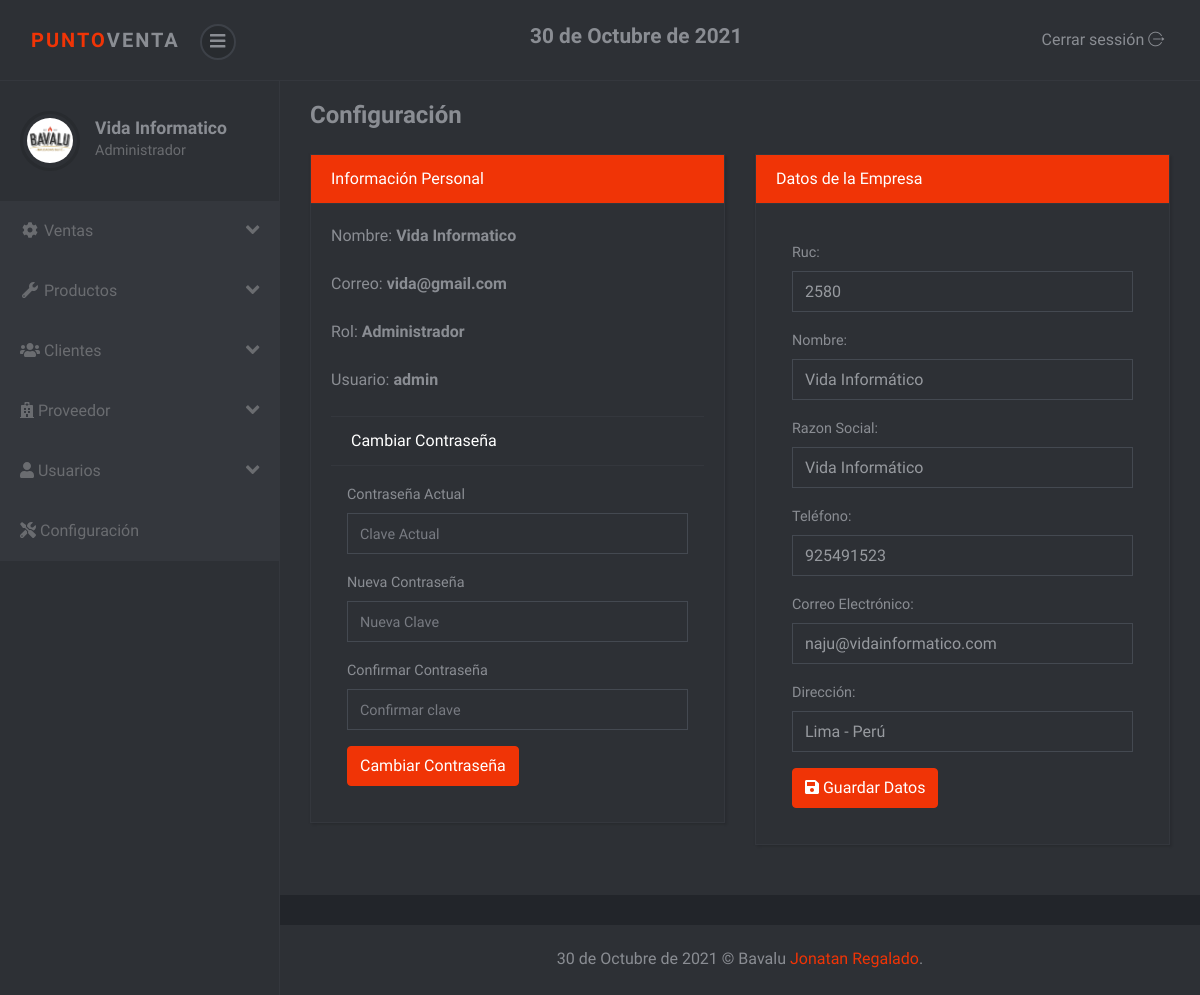
Page /sistema/configuracion.php (signed in) on the earlier database version.
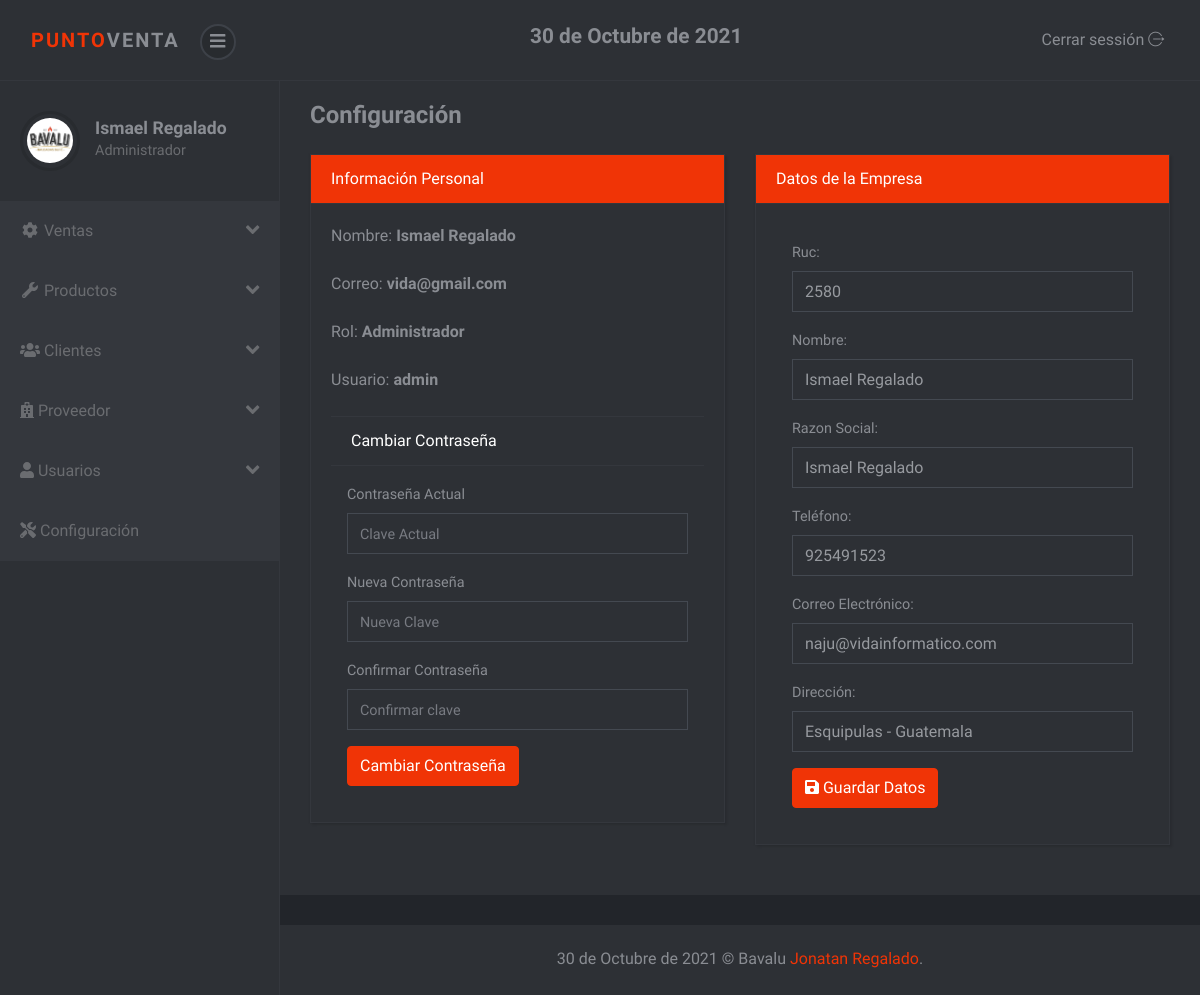
Same page on the later database version.
### tables this page shows
CREATE TABLE `configuracion` (
  `id` int(11) NOT NULL,
  `dni` int(11) NOT NULL,
  `nombre` varchar(100) NOT NULL,
  `razon_social` varchar(100) NOT NULL,
  `telefono` int(11) NOT NULL,
  `email` varchar(100) NOT NULL,
  `direccion` text NOT NULL,
  `igv` decimal(10,2) NOT NULL
);

### sistema/configuracion.php (the view, shortened to what the changed rows need)
<?php include_once "includes/header.php"; ?>
<div class="container-fluid">
    <div class="d-sm-flex align-items-center justify-content-between mb-4">
        <h1 class="h3 mb-0 text-gray-800">Configuración</h1>
    </div>
    <div class="row">
        <div class="col-lg-6">
            <div class="card">
                <div class="card-body">
                    <div class="form-group">
                        <label>Nombre: <strong><?php echo $_SESSION['nombre']; ?></strong></label>
                    </div>
                </div>
            </div>
        </div>
        <?php if ($_SESSION['rol'] == 1) { ?>
            <div class="col-lg-6">
                <div class="card">
                    <div class="card-header bg-primary text-white">
                        Datos de la Empresa
                    </div>
                    <div class="card-body">
                        <form action="empresa.php" method="post" id="frmEmpresa" class="p-3">
                            <div class="form-group">
                                <label>Ruc:</label>
                                <input type="number" name="txtDni" value="<?php echo $dni; ?>" id="txtDni" placeholder="Dni de la Empresa" required class="form-control">
                            </div>
                            <div class="form-group">
                                <label>Nombre:</label>
                                <input type="text" name="txtNombre" class="form-control" value="<?php echo $nombre_empresa; ?>" id="txtNombre" placeholder="Nombre de la Empresa" required class="form-control">
                            </div>
                            <div class="form-group">
                                <label>Razon Social:</label>
                                <input type="text" name="txtRSocial" class="form-control" value="<?php echo $razonSocial; ?>" id="txtRSocial" placeholder="Razon Social de la Empresa">
                            </div>
                            <div class="form-group">
                                <label>Teléfono:</label>
                                <input type="number" name="txtTelEmpresa" class="form-control" value="<?php echo $telEmpresa; ?>" id="txtTelEmpresa" placeholder="teléfono de la Empresa" required>
                            </div>
                            <div class="form-group">
                                <label>Correo Electrónico:</label>
                                <input type="email" name="txtEmailEmpresa" class="form-control" value="<?php echo $emailEmpresa; ?>" id="txtEmailEmpresa" placeholder="Correo de la Empresa" required>
                            </div>
                            <div class="form-group">
                                <label>Dirección:</label>
                                <input type="text" name="txtDirEmpresa" class="form-control" value="<?php echo $dirEmpresa; ?>" id="txtDirEmpresa" placeholder="Dirreción de la Empresa" required>
                            </div>
                            <div>
                                <button type="submit" class="btn btn-primary btnChangePass"><i class="fas fa-save"></i> Guardar Datos</button>
                            </div>
                        </form>
                    </div>
                </div>
            </div>
        <?php } ?>
    </div>
</div>
<?php include_once "includes/footer.php"; ?>

### sistema/includes/header.php (shortened to what the changed rows need)
<?php
include "../conexion.php";
$query_empresa = mysqli_query($conexion, "SELECT * FROM configuracion");
$row_empresa = mysqli_num_rows($query_empresa);
if ($row_empresa > 0) {
	if ($infoEmpresa = mysqli_fetch_assoc($query_empresa)) {
		$dni = $infoEmpresa['dni'];
		$nombre_empresa = $infoEmpresa['nombre'];
		$razonSocial = $infoEmpresa['razon_social'];
		$telEmpresa = $infoEmpresa['telefono'];
		$emailEmpresa = $infoEmpresa['email'];
		$dirEmpresa = $infoEmpresa['direccion'];
	}
}
?>
<!DOCTYPE html>
<html>
<head>
	<link rel="stylesheet" href="vendor/bootstrap/css/bootstrap.min.css">
	<link rel="stylesheet" href="css/font.css">
	<link rel="stylesheet" href="css/style.violet.css" id="theme-stylesheet">
	<link rel="stylesheet" href="css/custom.css">
</head>
<body>
	<div class="d-flex align-items-stretch">
		<nav id="sidebar">
			<div class="sidebar-header d-flex align-items-center">
				<div class="title">
					<h1 class="h5"><?php echo $_SESSION['nombre']; ?></h1>
					<p><?php if ($_SESSION['rol'] == 1) {
							echo "Administrador";
						} else {
							echo "Vendedor";
						} ?></p>
				</div>
			</div>
		</nav>
		<div class="page-content">
			<div class="page-header">

Differences in the rows shown:
changed configuracion "naju@vidainformatico.com": txtNombre "Vida Informático" → "Ismael Regalado"; txtRSocial "Vida Informático" → "Ismael Regalado"; txtDirEmpresa "Lima - Perú" → "Esquipulas - Guatemala"
Other differences:
$_SESSION['nombre']: "Vida Informatico" → "Ismael Regalado"
